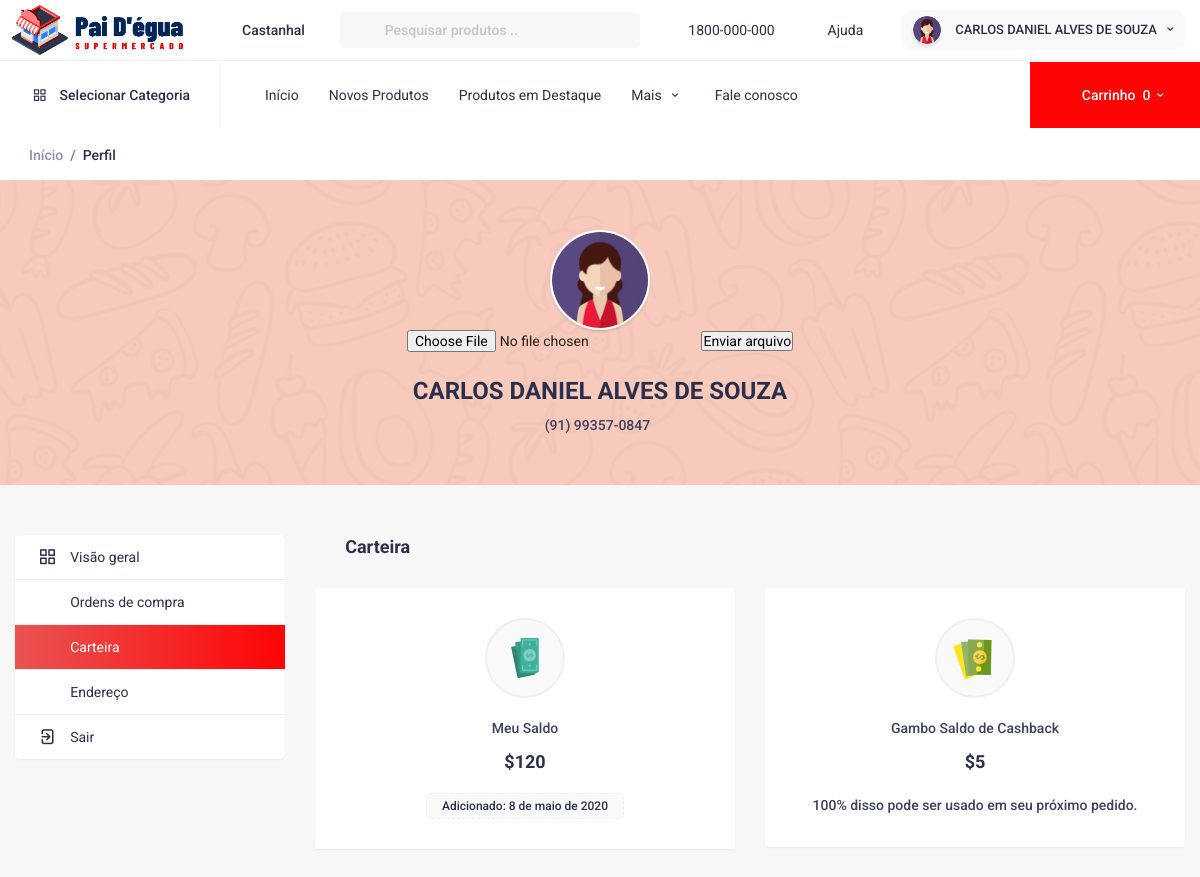
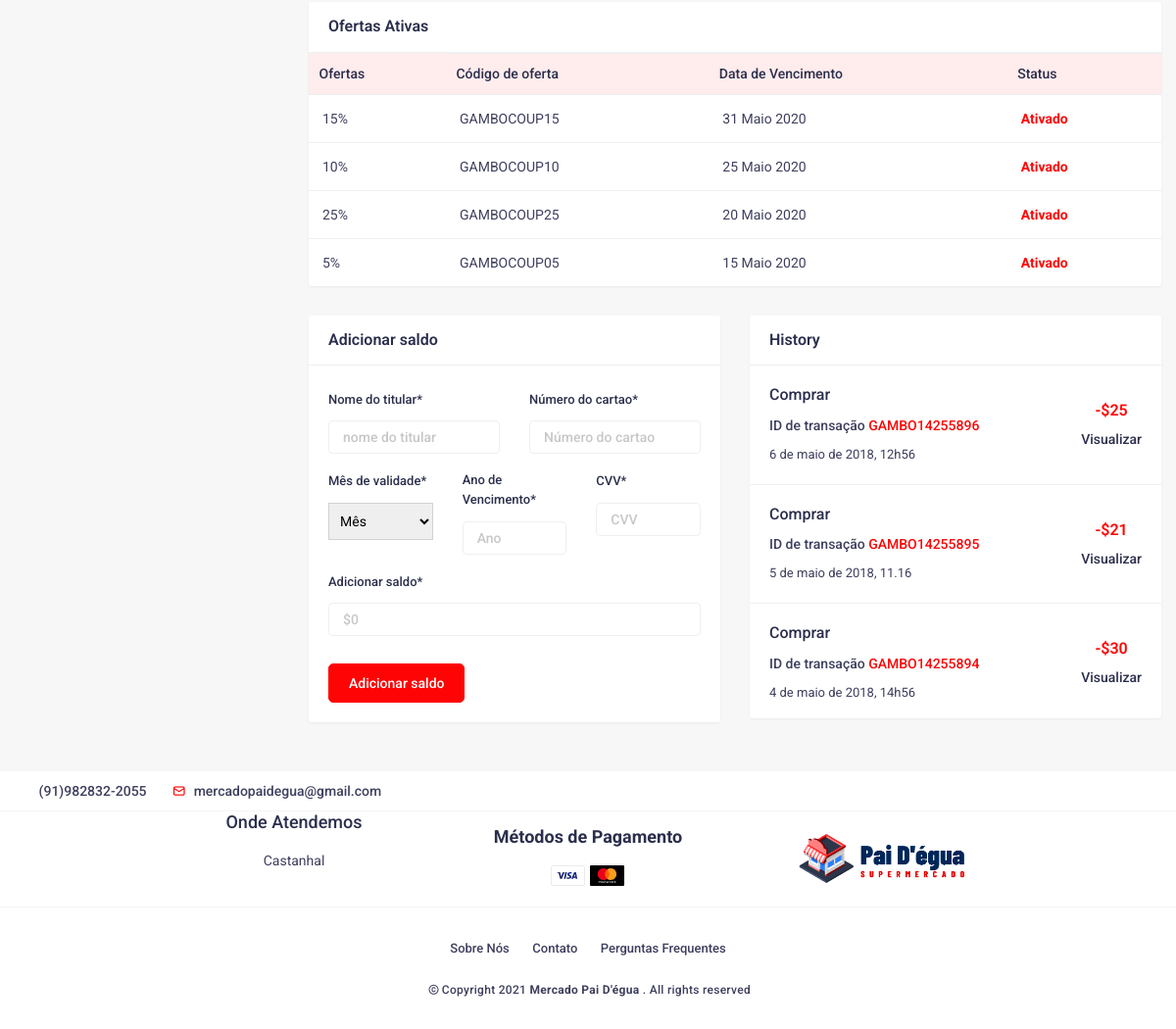
The page /HTML/Frontend/dashboard_my_wallet.php (signed in) on the database its author committed (2 pictures, top to bottom).
### tables this page shows
CREATE TABLE `cliente` (
  `id` int(11) NOT NULL,
  `nome` varchar(40) NOT NULL,
  `email` varchar(25) NOT NULL,
  `senha` varchar(15) NOT NULL,
  `telefone` varchar(17) NOT NULL,
  `data_nascimento` date NOT NULL,
  `foto` blob NOT NULL
);

### HTML/Frontend/dashboard_my_wallet.php (the view, shortened to what the rows shown need)
<!DOCTYPE html>
<html lang="en">
	<?php
		include('php/dados_cliente.php');
	?>
	<head>
		<link href='vendor/unicons-2.0.1/css/unicons.css' rel='stylesheet'>
		<link href="css/style.css" rel="stylesheet">
		<link href="css/responsive.css" rel="stylesheet">
		<link href="css/night-mode.css" rel="stylesheet">
		<link href="css/step-wizard.css" rel="stylesheet">
		<link href="vendor/fontawesome-free/css/all.min.css" rel="stylesheet">
		<link href="vendor/OwlCarousel/assets/owl.carousel.css" rel="stylesheet">
		<link href="vendor/OwlCarousel/assets/owl.theme.default.min.css" rel="stylesheet">
		<link href="vendor/bootstrap/css/bootstrap.min.css" rel="stylesheet">
		<link rel="stylesheet" type="text/css" href="vendor/semantic/semantic.min.css">
	</head>
<body>
	<header class="header clearfix">
		<div class="top-header-group">
			<div class="top-header">
				<div class="header_right">
					<ul>
						<li class="ui dropdown">
							<a href="#" class="opts_account">
							<?php
								if(isset($resultado['foto'])){
									echo "<img src=' ".$resultado['foto']." ' alt=''>";
								}else{
									echo "<img src='images/avatar/img-5.jpg' alt=''>";
								};
								?>
								<span class="user__name"><?php echo $resultado['nome'] ?></span>
								<i class="uil uil-angle-down"></i>
							</a>
						</li>
					</ul>
				</div>
			</div>
		</div>
	</header>
	<div class="wrapper">
		<div class="dashboard-group">
			<div class="container">
				<div class="row">
					<div class="col-lg-12">
						<div class="user-dt">
						<div class="user-img">
								<?php
								if(isset($resultado['foto'])){
									echo "<img src=' ".$resultado['foto']." ' alt=''>";
								}else{
									echo "<img src='images/avatar/img-5.jpg' alt=''>";
								};
								?>
								<div class="img-add">
								<form method="POST" action="php/img_cliente.php" enctype="multipart/form-data">
									</div>
							</div>
							<h4><?php echo$resultado['nome']?></h4>
							<p><?php echo$resultado['telefone']?><a href="#"></a></p>
						</div>
					</div>
				</div>
			</div>
		</div>
		<div class="">
			<div class="container">
				<div class="row">
					<div class="col-lg-9 col-md-8">
						<div class="dashboard-right">
							<div class="row">
								<div class="col-lg-12 col-md-12">
									<div class="pdpt-bg">
										<div class="active-offers-body">
											<div class="table-responsive">
												<table class="table ucp-table earning__table">
													<thead class="thead-s">
														<tr>
															<th scope="col">Ofertas</th>
															<th scope="col">Código de oferta</th>
															<th scope="col">Data de Vencimento</th>
															<th scope="col">Status</th>
														</tr>
													</thead>
												</table>
											</div>
										</div>
									</div>
								</div>
							</div>
						</div>
					</div>
				</div>
			</div>
		</div>
	</div>
</body>
</html>

### rows shown on the page
cliente: foto (picture), nome "CARLOS DANIEL ALVES DE SOUZA", telefone "(91) 99357-0847"
